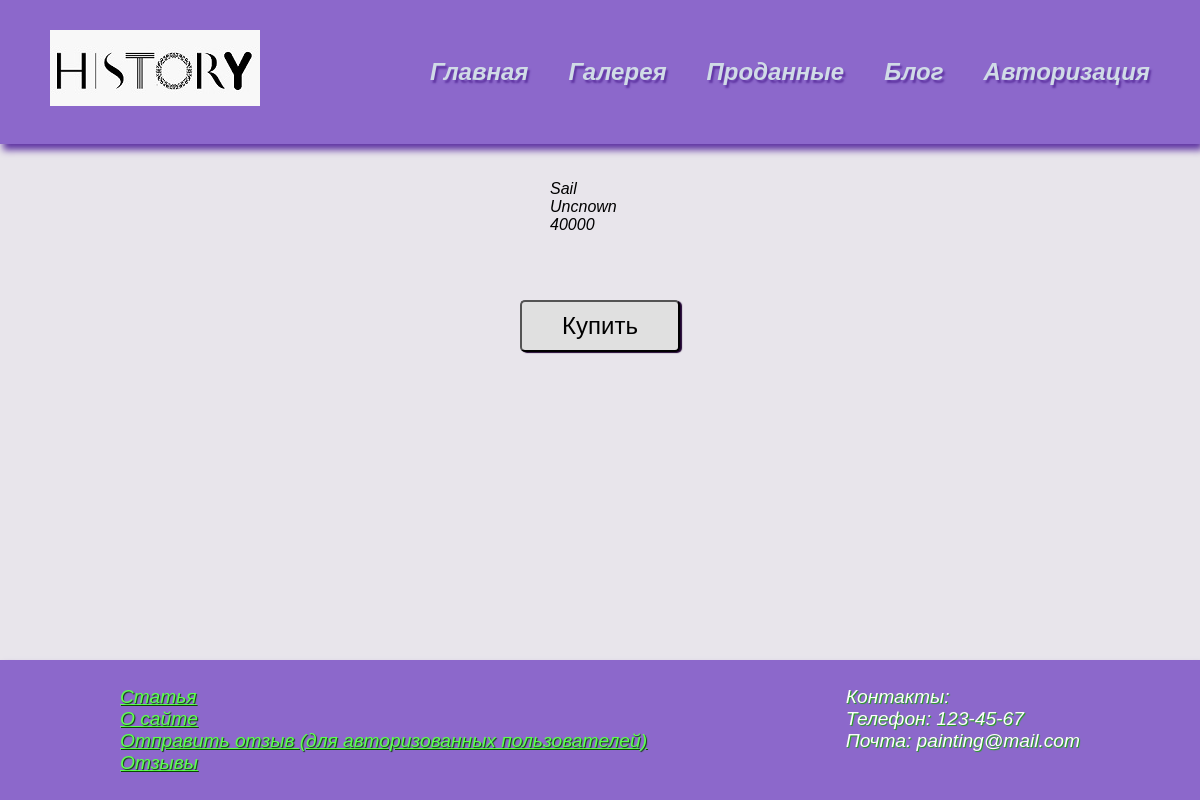
/picture/37/, run on the app's committed database.
### sorting/models.py (models this page shows, shortened)
class Shop(models.Model):
    name         = models.CharField(max_length=100)
    picture      = models.ImageField(upload_to ='sorting/images/')
    author       = models.CharField(max_length=100)
    genre        = models.CharField(max_length=100)
    size         = models.CharField(max_length=30)
    price        = models.CharField(max_length=30)

### sorting/views.py (the view, shortened to what this page needs)
# urls.py: path('picture/<int:picture_pk>/', views.picture, name='picture'),
def picture(request, picture_pk):
    picture = get_object_or_404(Shop, pk=picture_pk)
    if request.method == "GET":
        form  = ShopForm(instance = picture)
        return render(request, 'sorting/picture.html', {'picture': picture, 'form':form})

### sorting/templates/sorting/picture.html (shortened to what this page needs)
{% extends 'sorting/base.html' %}
{% load static %}
{% block content %}
{% if user.is_authenticated %}
    <form action ='{% url "soldpicture" picture.id  %}' method ='POST' enctype="multipart/form-data">
        {%  csrf_token %}
        <button class = "btn "> Купить </button>
    </form>
{% else %}
    <form action ='{% url "soldpicture" picture.id  %}' method ='POST' enctype="multipart/form-data">
            <div class = 'wrap'>
        <ul>
            <li>  {{ picture.name }}   </li>
            <li>  {{ picture.author }} </li>
            <li>  {{ picture.price }}  </li>
        </ul>
            </div>
        <button class = "btn "> Купить </button>
    </form>
{% endif %}
{% endblock %}

### sorting/static/css/ustyleone.css (style rules this page uses)
.btn { background: #e0e0e0; color: #000000; box-shadow: 2px 1px 1px #1f0330; border-radius: 5px; }
button { border-radius: 6px; box-shadow: inset 0 0 6px 2px #FFF; padding: 10px 40px; margin-top: 40px; font-size: 24px; cursor: pointer; }
body { min-height: 100vh; display: flex; flex-direction: column; padding: 0; margin: 0; background: #e8e5eb; font-family: 'Franklin Gothic Medium', 'Arial Narrow', Arial, sans-serif; font-style: italic; }
.wrap { max-width: 1200px; margin: 0 auto; padding: 10px 30px; box-sizing: border-box; }
ul { list-style: none; padding: 0; }

### data on the page
Shop: name "Sail", author "Uncnown", price "40000"
